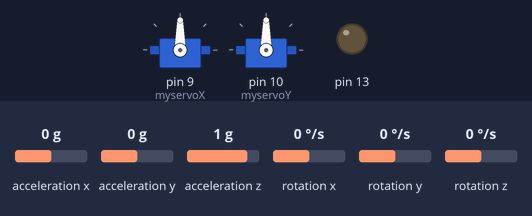
The sketch below on a simulated Arduino Uno, built with avr-gcc and run on an emulated ATmega328P. Shown: 2 × servo, output pins drawn as LEDs (lit = HIGH). Wiring (inferred from the names in the program): MPU-6050 motion sensor at I2C address 0x68. Inputs (shaded band) come from the test bench; at power-on: rotation x 0 °/s, rotation y 0 °/s, rotation z 0 °/s, acceleration x 0 g, acceleration y 0 g, acceleration z 1 g. What the sketch prints to the serial monitor is not drawn.

Above: at 10.6 s.
10.7 s: rotation x set to -192 °/s
At 11.09 s:
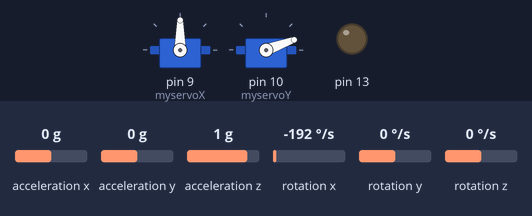
At 12.2 s:
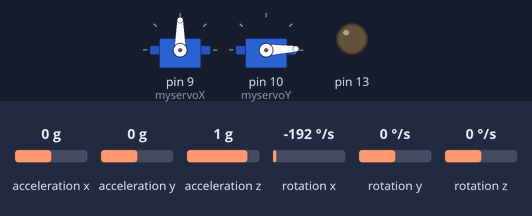
12.6 s: rotation y set to -100 °/s
At 13.07 s:
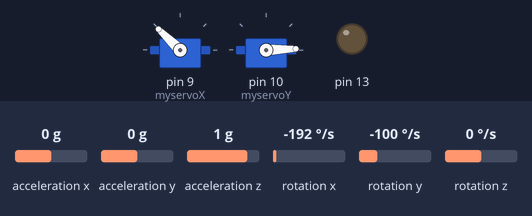
At 13.8 s:
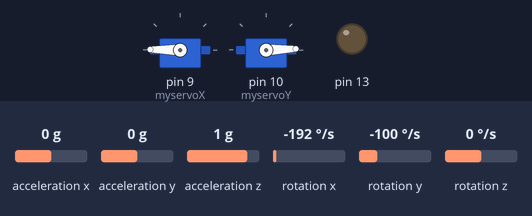
15.0 s: rotation z set to -192 °/s
18.0 s: rotation z set to -100 °/s
21.0 s: rotation x set to 0 °/s
24.0 s: rotation z set to 192 °/s
Timing chart, 0 to 30.2 s (numbered marks = the images above; inputs shaded):
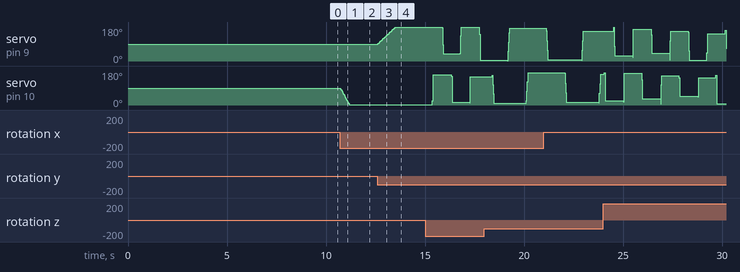

The sketch:

spoonForparkinsonpatients.ino
```cpp
#include <Wire.h>
#include <Servo.h>

Servo myservoX;  // create servo object to control a servo
Servo myservoY;  // create servo object to control a servo

//variables to store values from mpu6050

long accelX, accelY, accelZ;
float gForceX, gForceY, gForceZ;

long gyroX, gyroY, gyroZ;
float rotX, rotY, rotZ;
float gyroX_cal, gyroY_cal, gyroZ_cal;
float angle_pitch, angle_roll;
float angle_roll_acc, angle_pitch_acc;
float angle_pitch_output, angle_roll_output;
int acc_calibration_value = 1000;                            //Enter the accelerometer calibration value
float angle_acc;

long loop_timer;
int servoXpos=90;
int servoYpos=90;
int count = 0;

void setup(){
  Serial.begin(9600);

  myservoX.attach(9);   // connect servo at X axis(roll) to pin 9
  myservoY.attach(10);  // connect servo at Y axis(pitch) to pin 10
  myservoX.write(90);   //set starting position of both servo motors at 90 degree
  myservoY.write(90);
  Wire.begin();
  setupMPU();       //set mpu6050 registers
  //delay(1000);
  pinMode(13,OUTPUT);
  Serial.println("caliberating MPU6050");
  for(int i=0; i<2000; i++){
    if(i %125 == 0){Serial.print("."); }
    recordGyroRegisters();
    gyroX_cal += gyroX;
    gyroY_cal += gyroY;
    gyroZ_cal += gyroZ;
    delayMicroseconds(3700);
  }
  gyroX_cal /= 2000;
  gyroY_cal /= 2000;
  gyroZ_cal /= 2000;
  Serial.print("gyroX_cal: ");
  Serial.print(gyroX_cal);
  Serial.print("  gyroY_cal: ");
  Serial.print(gyroY_cal);
  Serial.print("  gyroZ_cal: ");
  Serial.print(gyroZ_cal);
  //delay(2000);
  loop_timer = micros();
}

void loop(){
  recordAccelRegisters();
  recordGyroRegisters();

  gyroX -= gyroX_cal;
  gyroY -= gyroY_cal;
  gyroZ -= gyroZ_cal;
  //printData();
  angle_pitch += gyroX * 0.000122;
  angle_roll += gyroY * 0.000122;

   //0.000001066 = 0.0000611 * (3.142(PI) / 180degr) The Arduino sin function is in radians
  angle_pitch += angle_roll * sin(gyroZ * 0.000002131);               //If the IMU has yawed transfer the roll angle to the pitch angel
  angle_roll -= angle_pitch * sin(gyroZ * 0.000002131);               //If the IMU has yawed transfer the pitch angle to the roll angel

  //angle_pitch = constrain(angle_pitch, -90.00, 90.00);
  //angle_roll = constrain(angle_roll, -90.00, 90.00);
  servoXpos = map(angle_roll, 90.00,-90.00,0,180);
  servoYpos = map(angle_pitch, -90.00,90.00,0,180);

   count++;
   while(micros() - loop_timer < 8000);{
    if(count==1){
      if(servoXpos >=0 && servoXpos <=180){
         myservoX.write(servoXpos );
        }
     }
    if(count==2){
      count=0;
      if(servoYpos >=0 && servoYpos <=180){
         myservoY.write(servoYpos);
      }
     }
   }
  loop_timer += 8000;
  }

void setupMPU(){
  Wire.beginTransmission(0b1101000);
  Wire.write(0x6B);
  Wire.write(0b00000000);
  Wire.endTransmission();
  Wire.beginTransmission(0b1101000);
  Wire.write(0x1B);
  Wire.write(0x08);
  Wire.endTransmission();
  Wire.beginTransmission(0b1101000);
  Wire.write(0x1C);
  Wire.write(0x10);
  Wire.endTransmission();
 /* Wire.beginTransmission(0b1101000);
  Wire.write(0x1A);
  Wire.write(0x03);
  Wire.endTransmission(); */
}

//function to read accelerometer values from mpu6050
void recordAccelRegisters(){
  Wire.beginTransmission(0b1101000);
  Wire.write(0x3B);
  Wire.endTransmission();
  Wire.requestFrom(0b1101000,6);
  while(Wire.available() < 6);
  accelX = Wire.read() << 8 | Wire.read();
  accelY = Wire.read() << 8 | Wire.read();
  accelZ = Wire.read() << 8 | Wire.read();
}

//function to read gyro values from mpu6050
void recordGyroRegisters(){
  Wire.beginTransmission(0b1101000);
  Wire.write(0x43);
  Wire.endTransmission();
  Wire.requestFrom(0b1101000,6);
  gyroX = Wire.read() << 8 | Wire.read();
  gyroY = Wire.read() << 8 | Wire.read();
  gyroZ = Wire.read() << 8 | Wire.read();
}
```

Measured:
- after the input at 10.7 s, servo on pin 10 (myservoY): moves from 90° to 2° over 0.45 s, starting at once
- after the input at 12.6 s, servo on pin 9 (myservoX): moves from 90° to 179° over 0.88 s, starting at once
